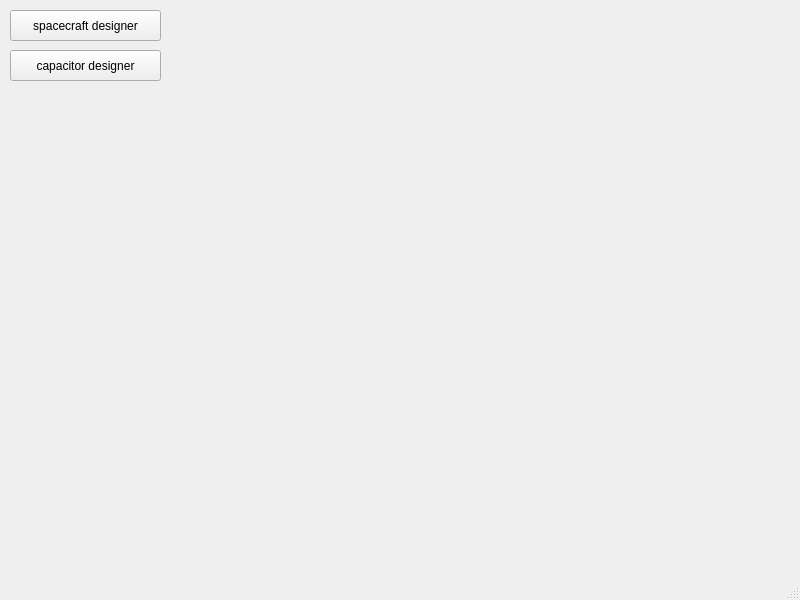
<?xml version="1.0" encoding="UTF-8"?>
<ui version="4.0">
 <class>TechWindow</class>
 <widget class="QMainWindow" name="TechWindow">
  <property name="geometry">
   <rect>
    <x>0</x>
    <y>0</y>
    <width>800</width>
    <height>600</height>
   </rect>
  </property>
  <property name="windowTitle">
   <string>Technology Window</string>
  </property>
  <widget class="QWidget" name="centralwidget">
   <widget class="QPushButton" name="capacitordesigner">
    <property name="geometry">
     <rect>
      <x>10</x>
      <y>50</y>
      <width>151</width>
      <height>31</height>
     </rect>
    </property>
    <property name="text">
     <string>capacitor designer</string>
    </property>
   </widget>
   <widget class="QPushButton" name="spacecraftdesigner">
    <property name="geometry">
     <rect>
      <x>10</x>
      <y>10</y>
      <width>151</width>
      <height>31</height>
     </rect>
    </property>
    <property name="text">
     <string>spacecraft designer</string>
    </property>
   </widget>
  </widget>
  <widget class="QMenuBar" name="menubar">
   <property name="geometry">
    <rect>
     <x>0</x>
     <y>0</y>
     <width>800</width>
     <height>19</height>
    </rect>
   </property>
  </widget>
  <widget class="QStatusBar" name="statusbar"/>
 </widget>
 <resources/>
 <connections/>
</ui>
